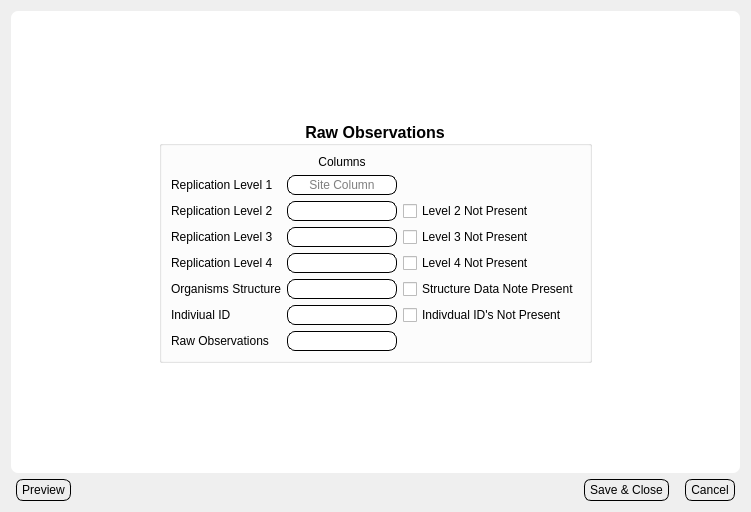
<?xml version="1.0" encoding="UTF-8"?>
<ui version="4.0">
 <class>Dialog</class>
 <widget class="QDialog" name="Dialog">
  <property name="geometry">
   <rect>
    <x>0</x>
    <y>0</y>
    <width>751</width>
    <height>512</height>
   </rect>
  </property>
  <property name="windowTitle">
   <string>Observation Information</string>
  </property>
  <property name="styleSheet">
   <string notr="true">.QLabel{
	background: None;
	padding: 0px;
	margin: 0px;
}
.QComboBox {
    border: 1px solid gray;
    border-radius: 7px;
    padding: 2px;
	padding-left: 15px;
	background: #EEEEEE;
}
.QFrame, .QWidget{
	border-radius: 7;
	background: white;
}	



.QLineEdit{
	padding: 1px;
	border-style: solid;
	border: 1px solid black;
	border-radius: 8px;
	margin: 0px;
}

.QPushButton {
	color: black;
	background: #EEEEEE;
	border-width: 1px;
	border-color: black;
	border-style: solid;
	border-radius: 7;
	margin-top: 0px;
	maring-bottom: 0px;
	margin-left: 5px;
	margin-right:5px;	
	padding-left: 5px;
	padding-right: 5px;
	padding-top: 3px;
	padding-bottom: 3px;
}
</string>
  </property>
  <layout class="QVBoxLayout" name="verticalLayout_5">
   <item>
    <layout class="QVBoxLayout" name="verticalLayout_4">
     <item>
      <widget class="QFrame" name="frame">
       <property name="frameShape">
        <enum>QFrame::StyledPanel</enum>
       </property>
       <property name="frameShadow">
        <enum>QFrame::Raised</enum>
       </property>
       <layout class="QVBoxLayout" name="verticalLayout_3">
        <item>
         <layout class="QVBoxLayout" name="verticalLayout_2">
          <item>
           <spacer name="verticalSpacer">
            <property name="orientation">
             <enum>Qt::Vertical</enum>
            </property>
            <property name="sizeHint" stdset="0">
             <size>
              <width>20</width>
              <height>40</height>
             </size>
            </property>
           </spacer>
          </item>
          <item>
           <layout class="QHBoxLayout" name="horizontalLayout">
            <item>
             <spacer name="horizontalSpacer">
              <property name="orientation">
               <enum>Qt::Horizontal</enum>
              </property>
              <property name="sizeHint" stdset="0">
               <size>
                <width>40</width>
                <height>20</height>
               </size>
              </property>
             </spacer>
            </item>
            <item>
             <widget class="QGroupBox" name="groupBox">
              <property name="sizePolicy">
               <sizepolicy hsizetype="Fixed" vsizetype="Fixed">
                <horstretch>0</horstretch>
                <verstretch>0</verstretch>
               </sizepolicy>
              </property>
              <property name="font">
               <font>
                <pointsize>12</pointsize>
                <weight>75</weight>
                <bold>true</bold>
               </font>
              </property>
              <property name="title">
               <string>Raw Observations</string>
              </property>
              <property name="alignment">
               <set>Qt::AlignCenter</set>
              </property>
              <layout class="QVBoxLayout" name="verticalLayout">
               <item>
                <layout class="QGridLayout" name="gridLayout">
                 <item row="1" column="0">
                  <widget class="QLabel" name="label_2">
                   <property name="text">
                    <string>Replication Level 1</string>
                   </property>
                  </widget>
                 </item>
                 <item row="7" column="1">
                  <widget class="QLineEdit" name="lnedRaw">
                   <property name="enabled">
                    <bool>true</bool>
                   </property>
                   <property name="sizePolicy">
                    <sizepolicy hsizetype="Fixed" vsizetype="Fixed">
                     <horstretch>0</horstretch>
                     <verstretch>0</verstretch>
                    </sizepolicy>
                   </property>
                   <property name="focusPolicy">
                    <enum>Qt::TabFocus</enum>
                   </property>
                   <property name="inputMask">
                    <string/>
                   </property>
                   <property name="text">
                    <string/>
                   </property>
                   <property name="alignment">
                    <set>Qt::AlignCenter</set>
                   </property>
                   <property name="readOnly">
                    <bool>false</bool>
                   </property>
                   <property name="placeholderText">
                    <string/>
                   </property>
                  </widget>
                 </item>
                 <item row="5" column="1">
                  <widget class="QLineEdit" name="lnedStructure">
                   <property name="enabled">
                    <bool>true</bool>
                   </property>
                   <property name="sizePolicy">
                    <sizepolicy hsizetype="Fixed" vsizetype="Fixed">
                     <horstretch>0</horstretch>
                     <verstretch>0</verstretch>
                    </sizepolicy>
                   </property>
                   <property name="focusPolicy">
                    <enum>Qt::TabFocus</enum>
                   </property>
                   <property name="inputMask">
                    <string/>
                   </property>
                   <property name="text">
                    <string/>
                   </property>
                   <property name="alignment">
                    <set>Qt::AlignCenter</set>
                   </property>
                   <property name="readOnly">
                    <bool>false</bool>
                   </property>
                   <property name="placeholderText">
                    <string/>
                   </property>
                  </widget>
                 </item>
                 <item row="5" column="2">
                  <widget class="QCheckBox" name="ckStructure">
                   <property name="text">
                    <string>Structure Data Note Present</string>
                   </property>
                  </widget>
                 </item>
                 <item row="4" column="0">
                  <widget class="QLabel" name="label_5">
                   <property name="text">
                    <string>Replication Level 4</string>
                   </property>
                  </widget>
                 </item>
                 <item row="4" column="2">
                  <widget class="QCheckBox" name="ckRep4">
                   <property name="text">
                    <string>Level 4 Not Present</string>
                   </property>
                  </widget>
                 </item>
                 <item row="4" column="1">
                  <widget class="QLineEdit" name="lnedRep4">
                   <property name="enabled">
                    <bool>true</bool>
                   </property>
                   <property name="sizePolicy">
                    <sizepolicy hsizetype="Fixed" vsizetype="Fixed">
                     <horstretch>0</horstretch>
                     <verstretch>0</verstretch>
                    </sizepolicy>
                   </property>
                   <property name="focusPolicy">
                    <enum>Qt::TabFocus</enum>
                   </property>
                   <property name="inputMask">
                    <string/>
                   </property>
                   <property name="text">
                    <string/>
                   </property>
                   <property name="alignment">
                    <set>Qt::AlignCenter</set>
                   </property>
                   <property name="readOnly">
                    <bool>false</bool>
                   </property>
                   <property name="placeholderText">
                    <string/>
                   </property>
                  </widget>
                 </item>
                 <item row="2" column="0">
                  <widget class="QLabel" name="label_3">
                   <property name="text">
                    <string>Replication Level 2</string>
                   </property>
                  </widget>
                 </item>
                 <item row="2" column="1">
                  <widget class="QLineEdit" name="lnedRep2">
                   <property name="enabled">
                    <bool>true</bool>
                   </property>
                   <property name="sizePolicy">
                    <sizepolicy hsizetype="Fixed" vsizetype="Fixed">
                     <horstretch>0</horstretch>
                     <verstretch>0</verstretch>
                    </sizepolicy>
                   </property>
                   <property name="focusPolicy">
                    <enum>Qt::TabFocus</enum>
                   </property>
                   <property name="inputMask">
                    <string/>
                   </property>
                   <property name="text">
                    <string/>
                   </property>
                   <property name="alignment">
                    <set>Qt::AlignCenter</set>
                   </property>
                   <property name="readOnly">
                    <bool>false</bool>
                   </property>
                   <property name="placeholderText">
                    <string/>
                   </property>
                  </widget>
                 </item>
                 <item row="3" column="2">
                  <widget class="QCheckBox" name="ckRep3">
                   <property name="text">
                    <string>Level 3 Not Present</string>
                   </property>
                  </widget>
                 </item>
                 <item row="2" column="2">
                  <widget class="QCheckBox" name="ckRep2">
                   <property name="text">
                    <string>Level 2 Not Present</string>
                   </property>
                  </widget>
                 </item>
                 <item row="3" column="1">
                  <widget class="QLineEdit" name="lnedRep3">
                   <property name="enabled">
                    <bool>true</bool>
                   </property>
                   <property name="sizePolicy">
                    <sizepolicy hsizetype="Fixed" vsizetype="Fixed">
                     <horstretch>0</horstretch>
                     <verstretch>0</verstretch>
                    </sizepolicy>
                   </property>
                   <property name="focusPolicy">
                    <enum>Qt::TabFocus</enum>
                   </property>
                   <property name="inputMask">
                    <string/>
                   </property>
                   <property name="text">
                    <string/>
                   </property>
                   <property name="alignment">
                    <set>Qt::AlignCenter</set>
                   </property>
                   <property name="readOnly">
                    <bool>false</bool>
                   </property>
                   <property name="placeholderText">
                    <string/>
                   </property>
                  </widget>
                 </item>
                 <item row="3" column="0">
                  <widget class="QLabel" name="label_4">
                   <property name="text">
                    <string>Replication Level 3</string>
                   </property>
                  </widget>
                 </item>
                 <item row="5" column="0">
                  <widget class="QLabel" name="label_6">
                   <property name="text">
                    <string>Organisms Structure</string>
                   </property>
                  </widget>
                 </item>
                 <item row="6" column="0">
                  <widget class="QLabel" name="label_7">
                   <property name="text">
                    <string>Indiviual ID</string>
                   </property>
                  </widget>
                 </item>
                 <item row="6" column="2">
                  <widget class="QCheckBox" name="ckIndividual">
                   <property name="text">
                    <string>Indivdual ID's Not Present</string>
                   </property>
                  </widget>
                 </item>
                 <item row="6" column="1">
                  <widget class="QLineEdit" name="lnedIndividual">
                   <property name="enabled">
                    <bool>true</bool>
                   </property>
                   <property name="sizePolicy">
                    <sizepolicy hsizetype="Fixed" vsizetype="Fixed">
                     <horstretch>0</horstretch>
                     <verstretch>0</verstretch>
                    </sizepolicy>
                   </property>
                   <property name="focusPolicy">
                    <enum>Qt::TabFocus</enum>
                   </property>
                   <property name="inputMask">
                    <string/>
                   </property>
                   <property name="text">
                    <string/>
                   </property>
                   <property name="alignment">
                    <set>Qt::AlignCenter</set>
                   </property>
                   <property name="readOnly">
                    <bool>false</bool>
                   </property>
                   <property name="placeholderText">
                    <string/>
                   </property>
                  </widget>
                 </item>
                 <item row="7" column="0">
                  <widget class="QLabel" name="label_8">
                   <property name="text">
                    <string>Raw Observations</string>
                   </property>
                  </widget>
                 </item>
                 <item row="1" column="1">
                  <widget class="QLineEdit" name="lnedRep1">
                   <property name="enabled">
                    <bool>false</bool>
                   </property>
                   <property name="sizePolicy">
                    <sizepolicy hsizetype="Fixed" vsizetype="Fixed">
                     <horstretch>0</horstretch>
                     <verstretch>0</verstretch>
                    </sizepolicy>
                   </property>
                   <property name="focusPolicy">
                    <enum>Qt::TabFocus</enum>
                   </property>
                   <property name="inputMask">
                    <string/>
                   </property>
                   <property name="text">
                    <string/>
                   </property>
                   <property name="alignment">
                    <set>Qt::AlignCenter</set>
                   </property>
                   <property name="readOnly">
                    <bool>false</bool>
                   </property>
                   <property name="placeholderText">
                    <string>Site Column</string>
                   </property>
                  </widget>
                 </item>
                 <item row="0" column="1">
                  <widget class="QLabel" name="label">
                   <property name="text">
                    <string>Columns</string>
                   </property>
                   <property name="alignment">
                    <set>Qt::AlignCenter</set>
                   </property>
                  </widget>
                 </item>
                </layout>
               </item>
              </layout>
             </widget>
            </item>
            <item>
             <spacer name="horizontalSpacer_2">
              <property name="orientation">
               <enum>Qt::Horizontal</enum>
              </property>
              <property name="sizeHint" stdset="0">
               <size>
                <width>40</width>
                <height>20</height>
               </size>
              </property>
             </spacer>
            </item>
           </layout>
          </item>
          <item>
           <spacer name="verticalSpacer_2">
            <property name="orientation">
             <enum>Qt::Vertical</enum>
            </property>
            <property name="sizeHint" stdset="0">
             <size>
              <width>20</width>
              <height>40</height>
             </size>
            </property>
           </spacer>
          </item>
         </layout>
        </item>
       </layout>
      </widget>
     </item>
     <item>
      <layout class="QHBoxLayout" name="horizontalLayout_7">
       <item>
        <widget class="QPushButton" name="btnPreview">
         <property name="text">
          <string>Preview</string>
         </property>
        </widget>
       </item>
       <item>
        <spacer name="horizontalSpacer_6">
         <property name="orientation">
          <enum>Qt::Horizontal</enum>
         </property>
         <property name="sizeHint" stdset="0">
          <size>
           <width>40</width>
           <height>20</height>
          </size>
         </property>
        </spacer>
       </item>
       <item>
        <widget class="QPushButton" name="btnSaveClose">
         <property name="text">
          <string>Save &amp;&amp; Close</string>
         </property>
        </widget>
       </item>
       <item>
        <widget class="QPushButton" name="btnCancel">
         <property name="text">
          <string>Cancel</string>
         </property>
        </widget>
       </item>
      </layout>
     </item>
    </layout>
   </item>
  </layout>
 </widget>
 <tabstops>
  <tabstop>lnedRep1</tabstop>
  <tabstop>lnedRep2</tabstop>
  <tabstop>ckRep2</tabstop>
  <tabstop>lnedRep3</tabstop>
  <tabstop>ckRep3</tabstop>
  <tabstop>lnedRep4</tabstop>
  <tabstop>ckRep4</tabstop>
  <tabstop>lnedStructure</tabstop>
  <tabstop>ckStructure</tabstop>
  <tabstop>lnedIndividual</tabstop>
  <tabstop>ckIndividual</tabstop>
  <tabstop>lnedRaw</tabstop>
  <tabstop>btnPreview</tabstop>
  <tabstop>btnSaveClose</tabstop>
  <tabstop>btnCancel</tabstop>
 </tabstops>
 <resources/>
 <connections/>
</ui>
